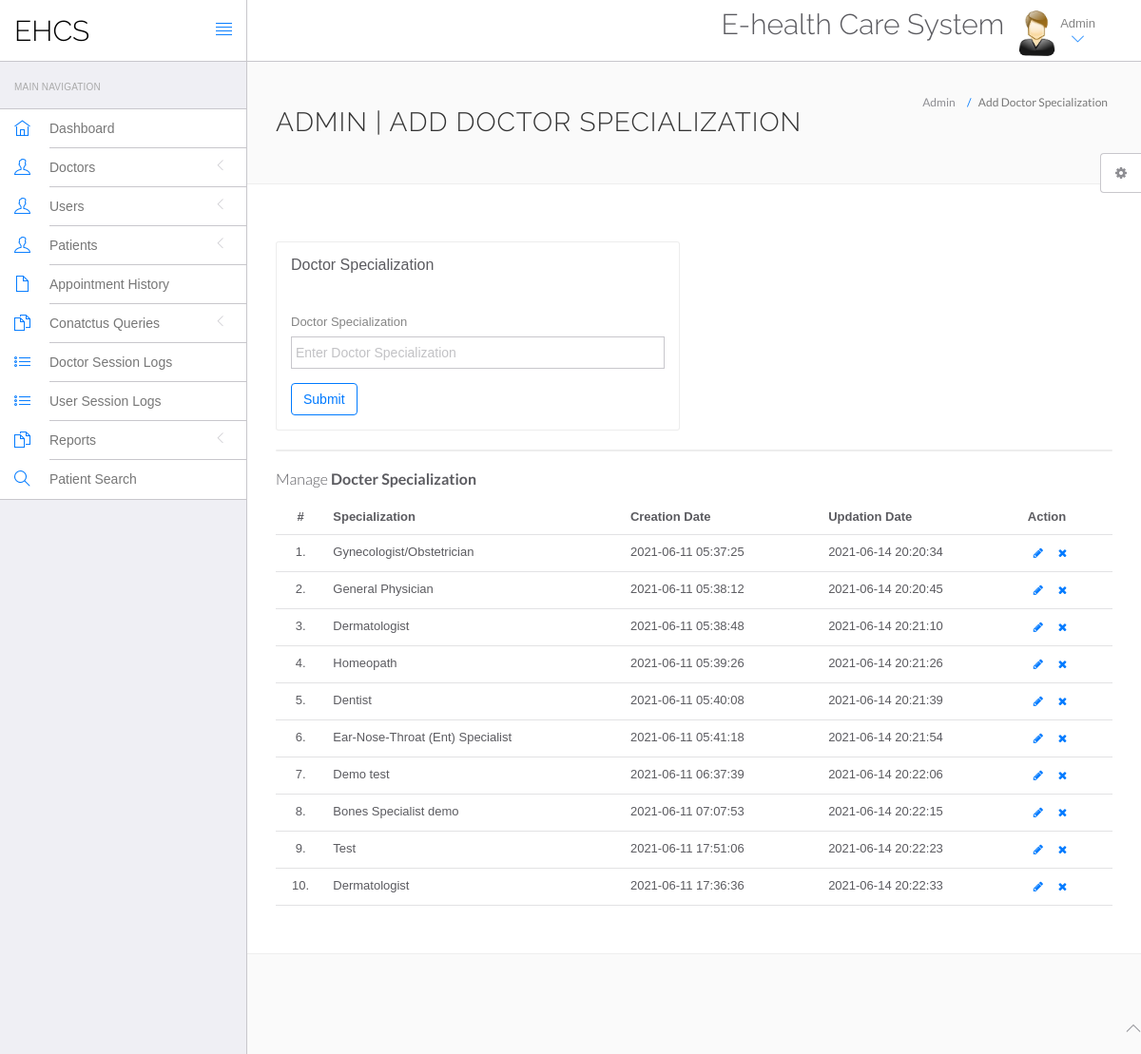
The page /EHCS/hms/admin/doctor-specilization.php (signed in) on the database its author committed.
### tables this page shows
CREATE TABLE `doctorspecilization` (
  `id` int(11) NOT NULL,
  `specilization` varchar(255) DEFAULT NULL,
  `creationDate` timestamp NULL DEFAULT current_timestamp(),
  `updationDate` timestamp NULL DEFAULT NULL ON UPDATE current_timestamp()
);

### EHCS/hms/admin/doctor-specilization.php (the view, shortened to what this page needs)
<?php
include('include/config.php');
?>
<!DOCTYPE html>
<html lang="en">
	<head>
		<link rel="stylesheet" href="vendor/bootstrap/css/bootstrap.min.css">
		<link rel="stylesheet" href="vendor/fontawesome/css/font-awesome.min.css">
		<link rel="stylesheet" href="vendor/themify-icons/themify-icons.min.css">
		<link href="vendor/animate.css/animate.min.css" rel="stylesheet" media="screen">
		<link href="vendor/perfect-scrollbar/perfect-scrollbar.min.css" rel="stylesheet" media="screen">
		<link href="vendor/switchery/switchery.min.css" rel="stylesheet" media="screen">
		<link href="vendor/bootstrap-touchspin/jquery.bootstrap-touchspin.min.css" rel="stylesheet" media="screen">
		<link href="vendor/select2/select2.min.css" rel="stylesheet" media="screen">
		<link href="vendor/bootstrap-datepicker/bootstrap-datepicker3.standalone.min.css" rel="stylesheet" media="screen">
		<link href="vendor/bootstrap-timepicker/bootstrap-timepicker.min.css" rel="stylesheet" media="screen">
		<link rel="stylesheet" href="assets/css/styles.css">
		<link rel="stylesheet" href="assets/css/plugins.css">
		<link rel="stylesheet" href="assets/css/themes/theme-1.css" id="skin_color" />
	</head>
	<body>
		<div id="app">
<?php include('include/sidebar.php');?>
			<div class="app-content">
						<?php include('include/header.php');?>
				<div class="main-content" >
					<div class="wrap-content container" id="container">
						<section id="page-title">
							<div class="row">
								<div class="col-sm-8">
									<h1 class="mainTitle">Admin | Add Doctor Specialization</h1>
																	</div>
								<ol class="breadcrumb">
									<li>
										<span>Admin</span>
									</li>
									<li class="active">
										<span>Add Doctor Specialization</span>
									</li>
								</ol>
							</div>
						</section>
						<div class="container-fluid container-fullw bg-white">
							<div class="row">
								<div class="col-md-12">
									<div class="row margin-top-30">
										<div class="col-lg-6 col-md-12">
											<div class="panel panel-white">
												<div class="panel-heading">
													<h5 class="panel-title">Doctor Specialization</h5>
												</div>
												<div class="panel-body">
													<form role="form" name="dcotorspcl" method="post" >
														<div class="form-group">
															<label for="exampleInputEmail1">
																Doctor Specialization
															</label>
							<input type="text" name="doctorspecilization" class="form-control"  placeholder="Enter Doctor Specialization">
														</div>
														<button type="submit" name="submit" class="btn btn-o btn-primary">
															Submit
														</button>
													</form>
												</div>
											</div>
										</div>
											</div>
										</div>
									<div class="col-lg-12 col-md-12">
											<div class="panel panel-white">
											</div>
										</div>
									</div>
									<div class="row">
								<div class="col-md-12">
									<h5 class="over-title margin-bottom-15">Manage <span class="text-bold">Docter Specialization</span></h5>
									<table class="table table-hover" id="sample-table-1">
										<thead>
											<tr>
												<th class="center">#</th>
												<th>Specialization</th>
												<th class="hidden-xs">Creation Date</th>
												<th>Updation Date</th>
												<th>Action</th>
											</tr>
										</thead>
										<tbody>
<?php
$sql=mysqli_query($con,"select * from doctorSpecilization");
$cnt=1;
while($row=mysqli_fetch_array($sql))
{
?>
											<tr>
												<td class="center"><?php echo $cnt;?>.</td>
												<td class="hidden-xs"><?php echo $row['specilization'];?></td>
												<td><?php echo $row['creationDate'];?></td>
												<td><?php echo $row['updationDate'];?>
												</td>
												<td >
												<div class="visible-md visible-lg hidden-sm hidden-xs">
							<a href="edit-doctor-specialization.php?id=<?php echo $row['id'];?>" class="btn btn-transparent btn-xs" tooltip-placement="top" tooltip="Edit"><i class="fa fa-pencil"></i></a>
	<a href="doctor-specilization.php?id=<?php echo $row['id']?>&del=delete" onClick="return confirm('Are you sure you want to delete?')"class="btn btn-transparent btn-xs tooltips" tooltip-placement="top" tooltip="Remove"><i class="fa fa-times fa fa-white"></i></a>
												</div>
												</td>
											</tr>
											<?php
$cnt=$cnt+1;
											 }?>
										</tbody>
									</table>
								</div>
							</div>
								</div>
							</div>
						</div>
					</div>
				</div>
	<?php include('include/footer.php');?>
	<?php include('include/setting.php');?>
	</body>
</html>

### EHCS/hms/admin/assets/css/themes/theme-1.css (style rules this page uses)
body { background: #FAFAFA; }

### rows shown on the page
doctorspecilization: specilization "Gynecologist/Obstetrician", creationDate "2021-06-11 05:37:25", updationDate "2021-06-14 20:20:34"
doctorspecilization: specilization "General Physician", creationDate "2021-06-11 05:38:12", updationDate "2021-06-14 20:20:45"
doctorspecilization: specilization "Dermatologist", creationDate "2021-06-11 05:38:48", updationDate "2021-06-14 20:21:10"
doctorspecilization: specilization "Homeopath", creationDate "2021-06-11 05:39:26", updationDate "2021-06-14 20:21:26"
doctorspecilization: specilization "Dentist", creationDate "2021-06-11 05:40:08", updationDate "2021-06-14 20:21:39"
doctorspecilization: specilization "Ear-Nose-Throat (Ent) Specialist", creationDate "2021-06-11 05:41:18", updationDate "2021-06-14 20:21:54"
doctorspecilization: specilization "Demo test", creationDate "2021-06-11 06:37:39", updationDate "2021-06-14 20:22:06"
doctorspecilization: specilization "Bones Specialist demo", creationDate "2021-06-11 07:07:53", updationDate "2021-06-14 20:22:15"
doctorspecilization: specilization "Test", creationDate "2021-06-11 17:51:06", updationDate "2021-06-14 20:22:23"
doctorspecilization: specilization "Dermatologist", creationDate "2021-06-11 17:36:36", updationDate "2021-06-14 20:22:33"
